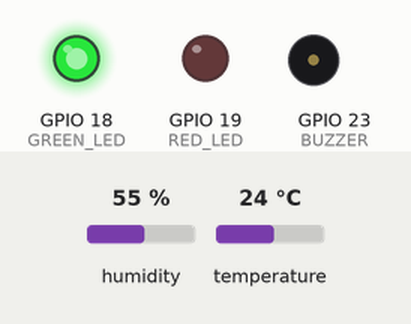
The sketch below on a simulated ESP32. On the bench: output pins drawn as LEDs (lit = HIGH), buzzer (waves = sounding, pin HIGH). Inputs (shaded band) come from the test bench; at power-on: humidity 55 %, temperature 24 °C. WiFi joins after 1.5 s; servers stay silent unless stated; random numbers use the default seed unless the sketch sets one; no MQTT or app messages arrive unless stated; what the sketch prints to the serial monitor is not drawn.

Above: at 2.7 s.
2.8 s: humidity set to 59 %
4.7 s: humidity set to 62 %
At 6.3 s:
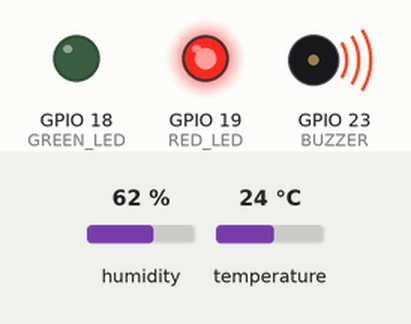
15.1 s: humidity set to 22 %
At 16.8 s:
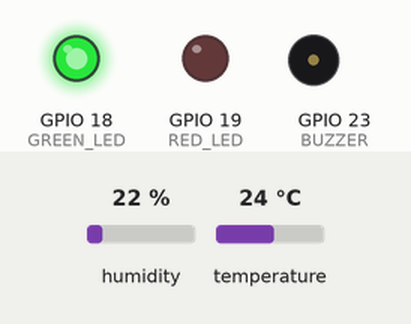
17.1 s: humidity set to 68 %
At 20.7 s:
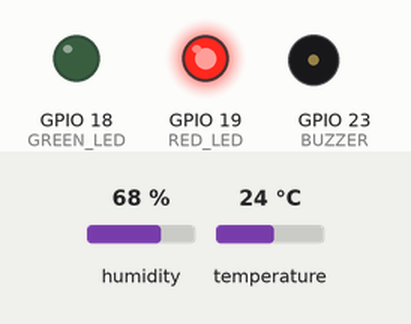
Timing chart, 0 to 24.1 s (numbered marks = the images above; inputs shaded):
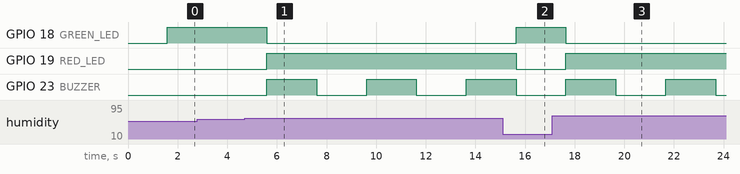

Measured:
- the behaviour switches between 60 and 61 % on humidity (found by bisection; images 0 and 1)
- after the input at 2.8 s, every drawn part: stays the same
- after the input at 4.7 s, GPIO 18 (GREEN_LED): HIGH → LOW after 0.89 s; GPIO 19 (RED_LED): LOW → HIGH after 0.89 s; GPIO 23 (BUZZER): alternates HIGH for 2.0 s and LOW for 2.0 s, starting after 0.89 s
- after the input at 15.1 s, GPIO 18 (GREEN_LED): LOW → HIGH after 0.54 s; GPIO 19 (RED_LED): HIGH → LOW after 0.54 s
- after the input at 17.1 s, GPIO 18 (GREEN_LED): HIGH → LOW after 0.55 s; GPIO 19 (RED_LED): LOW → HIGH after 0.55 s; GPIO 23 (BUZZER): alternates HIGH for 2.0 s and LOW for 2.0 s, starting after 0.55 s

The sketch:

codeArduino.ino
```cpp
#include <DHT.h>
#include <WiFi.h>
#include <PubSubClient.h>

// ------------------- Pin definitions -------------------
#define DHTPIN 4
#define DHTTYPE DHT22

#define GREEN_LED 18
#define RED_LED   19
#define BUZZER    23

// ------------------- Thresholds -------------------
#define HUMIDITY_THRESHOLD 60.0   // %
#define TEMP_THRESHOLD     50.0   // Celsius

const char* ssid = "Wokwi-GUEST";
const char* password = "";
const char* mqtt_server = "test.mosquitto.org";

WiFiClient espClient;
PubSubClient client(espClient);
unsigned long lastMsg = 0;
unsigned long lastLCDUpdate = 0;

DHT dht(DHTPIN, DHTTYPE);

// Buzzer timing
unsigned long previousMillis = 0;
const unsigned long beepInterval = 300; // ms
bool buzzerState = false;

void setup_wifi() {
  delay(10);
  Serial.println();
  Serial.print("Connecting to ");
  Serial.println(ssid);


  WiFi.mode(WIFI_STA);
  WiFi.begin(ssid, password);


  while (WiFi.status() != WL_CONNECTED) {
    delay(500);
    Serial.print(".");
  }


  randomSeed(micros());


  Serial.println("");
  Serial.println("WiFi connected");
  Serial.println("IP address: ");
  Serial.println(WiFi.localIP());
  }

  void callback(char* topic, byte* payload, unsigned int length) {
  Serial.print("Message arrived [");
  Serial.print(topic);
  Serial.print("] ");
  for (int i = 0; i < length; i++) {
    Serial.print((char)payload[i]);
  }}

  void reconnect() {
  while (!client.connected()) {
    Serial.print("Attempting MQTT connection...");
    String clientId = "ESP32Client-";
    clientId += String(random(0xffff), HEX);
    if (client.connect(clientId.c_str())) {
      Serial.println("Connected");
      client.publish("/CapteurTempHum/Publish", "Welcome");
      client.subscribe("/CapteurTempHum/Subscribe");
    } else {
      Serial.print("failed, rc=");
      Serial.print(client.state());
      Serial.println(" try again in 5 seconds");
      delay(5000);
    }}
  }
void setup() {
  Serial.begin(115200);

  pinMode(GREEN_LED, OUTPUT);
  pinMode(RED_LED, OUTPUT);
  pinMode(BUZZER, OUTPUT);

  digitalWrite(GREEN_LED, LOW);
  digitalWrite(RED_LED, LOW);
  digitalWrite(BUZZER, LOW);

  dht.begin();
  setup_wifi();
  client.setServer(mqtt_server, 1883);
  client.setCallback(callback);
  Serial.println("ESP32 + DHT22 Monitoring Started...");
}

void loop() {
  if (!client.connected()) {
    reconnect();
  }
  client.loop();

  float humidity = dht.readHumidity();
  float temperature = dht.readTemperature();

  if (isnan(humidity) || isnan(temperature)) {
    Serial.println("Failed to read from DHT sensor!");
    return;
  }

  Serial.print("Humidity: ");
  Serial.print(humidity);
  Serial.print(" %  |  ");

  Serial.print("Temperature: ");
  Serial.print(temperature);
  Serial.println(" °C");

  String t = String(temperature, 2);
  client.publish("/CapteurTempHum/temp", t.c_str());
  String h = String(humidity, 1);
  client.publish("/CapteurTempHum/hum", h.c_str());

  bool alert = (humidity > HUMIDITY_THRESHOLD || temperature > TEMP_THRESHOLD);

  if (alert) {
    // ALERT MODE
    digitalWrite(RED_LED, HIGH);
    digitalWrite(GREEN_LED, LOW);

    // Non-blocking buzzer beep
    unsigned long currentMillis = millis();
    if (currentMillis - previousMillis >= beepInterval) {
      previousMillis = currentMillis;
      buzzerState = !buzzerState;
      digitalWrite(BUZZER, buzzerState);
    }

    Serial.println("⚠️ WARNING: Threshold exceeded!");
  } else {
    // NORMAL MODE
    digitalWrite(RED_LED, LOW);
    digitalWrite(GREEN_LED, HIGH);
    digitalWrite(BUZZER, LOW);
    buzzerState = false;

    Serial.println("✅ Status: Normal");
  }

  Serial.println("----------------------------------");
  delay(2000); // Sensor read interval
}
```
